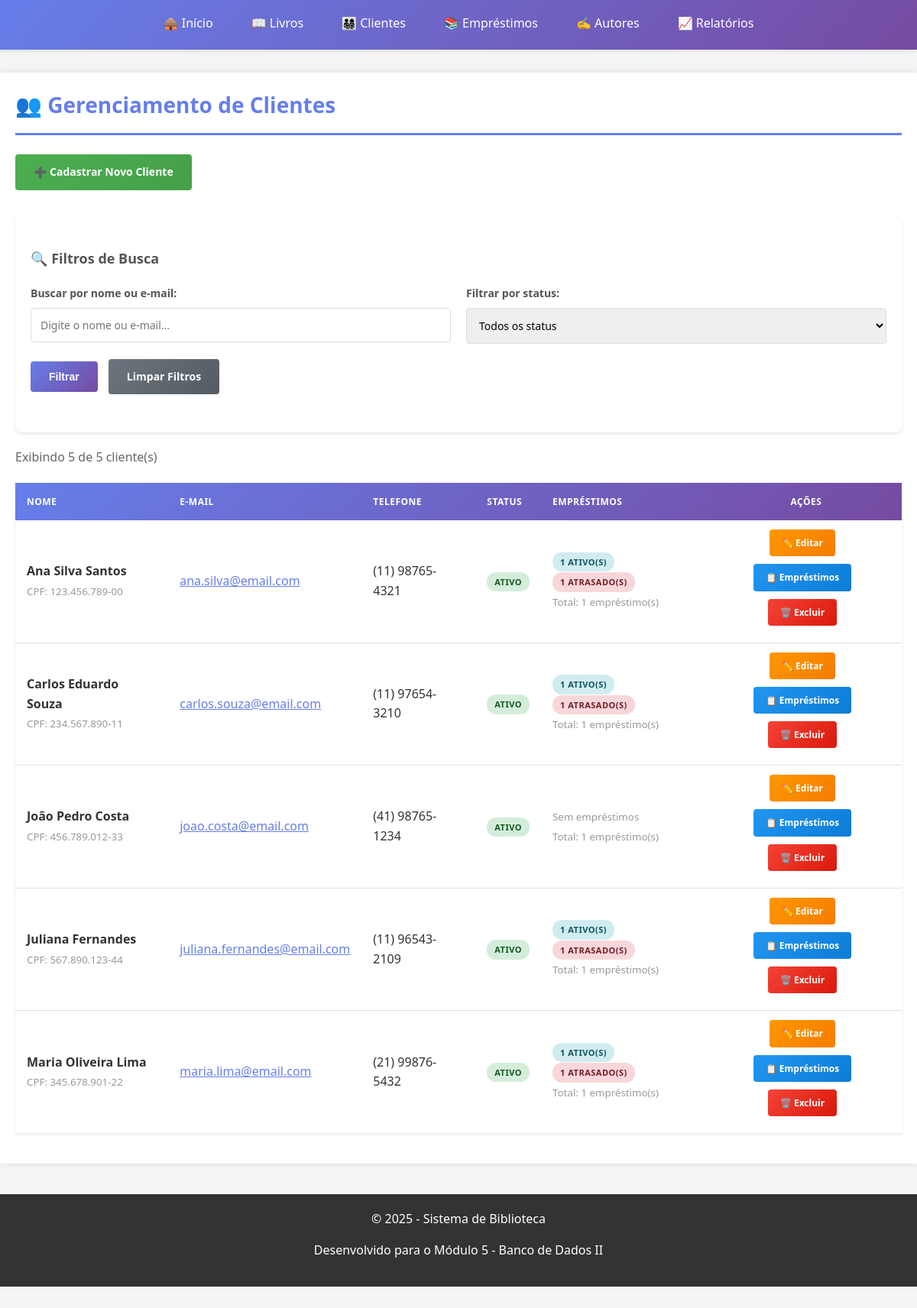
The page /clientes.php on the database its author committed.
### tables this page shows
CREATE TABLE `clientes` (
  `id` int(11) NOT NULL,
  `nome` varchar(150) NOT NULL,
  `email` varchar(150) NOT NULL,
  `telefone` varchar(20) NOT NULL,
  `cpf` varchar(14) DEFAULT NULL,
  `data_nascimento` date DEFAULT NULL,
  `endereco` varchar(255) DEFAULT NULL,
  `cidade` varchar(100) DEFAULT NULL,
  `estado` char(2) DEFAULT NULL,
  `cep` varchar(10) DEFAULT NULL,
  `status` enum('Ativo','Inativo','Bloqueado') DEFAULT 'Ativo',
  `observacoes` text DEFAULT NULL,
  `created_at` timestamp NOT NULL DEFAULT current_timestamp(),
  `updated_at` timestamp NOT NULL DEFAULT current_timestamp() ON UPDATE current_timestamp()
);

### includes/funcoes.php (called while the page is built, shortened)
<?php
function formatarTelefone($telefone) {
    $telefone = preg_replace('/[^0-9]/', '', $telefone);
    if (strlen($telefone) == 11) {
        return '(' . substr($telefone, 0, 2) . ') ' .
               substr($telefone, 2, 5) . '-' .
               substr($telefone, 7, 4);
    } elseif (strlen($telefone) == 10) {
        return '(' . substr($telefone, 0, 2) . ') ' .
               substr($telefone, 2, 4) . '-' .
               substr($telefone, 6, 4);
    }
    return $telefone;
}
function formatarCPF($cpf) {
    $cpf = preg_replace('/[^0-9]/', '', $cpf);
    if (strlen($cpf) == 11) {
        return substr($cpf, 0, 3) . '.' .
               substr($cpf, 3, 3) . '.' .
               substr($cpf, 6, 3) . '-' .
               substr($cpf, 9, 2);
    }
    return $cpf;
}

### clientes.php (the view, shortened to what this page needs)
<?php
require_once 'includes/funcoes.php';
require_once 'includes/header.php';
$db = Database::getInstance();
$pdo = $db->getConnection();
$por_pagina = REGISTROS_POR_PAGINA;
$pagina_atual = isset($_GET['pagina']) ? max(1, (int)$_GET['pagina']) : 1;
$offset = ($pagina_atual - 1) * $por_pagina;
$filtro_busca = isset($_GET['busca']) ? limparInput($_GET['busca']) : '';
try {
    $where_clauses = [];
    $params = [];
    $where_sql = count($where_clauses) > 0 ? " WHERE " . implode(" AND ", $where_clauses) : "";
    $stmt = $pdo->prepare("SELECT COUNT(*) FROM clientes c $where_sql");
    $stmt->execute($params);
    $total_registros = $stmt->fetchColumn();
    $sql = "
        SELECT
            c.*,
            (SELECT COUNT(*) FROM emprestimos WHERE cliente_id = c.id AND status = 'Ativo') AS emprestimos_ativos,
            (SELECT COUNT(*) FROM emprestimos WHERE cliente_id = c.id AND status = 'Ativo' AND data_devolucao_prevista < CURDATE()) AS emprestimos_atrasados,
            (SELECT COUNT(*) FROM emprestimos WHERE cliente_id = c.id) AS total_emprestimos
        FROM clientes c
        $where_sql
        ORDER BY c.nome
        LIMIT :limite OFFSET :offset
    ";
    $stmt = $pdo->prepare($sql);
    $stmt->bindValue(':limite', $por_pagina, PDO::PARAM_INT);
    $stmt->bindValue(':offset', $offset, PDO::PARAM_INT);
    $stmt->execute();
    $clientes = $stmt->fetchAll();
?>
    <h1>👥 Gerenciamento de Clientes</h1>
    <div style="margin-bottom: 25px;">
        <a href="cliente_novo.php" class="btn btn-success">
            ➕ Cadastrar Novo Cliente
        </a>
    </div>
    <div class="card">
        <h3>🔍 Filtros de Busca</h3>
        <form method="GET" action="clientes.php" style="background: transparent; padding: 0;">
            <div class="row">
                <div class="col">
                    <div class="form-group">
                        <label for="busca">Buscar por nome ou e-mail:</label>
                        <input
                            type="text"
                            id="busca"
                            name="busca"
                            value="<?= htmlspecialchars($filtro_busca) ?>"
                            placeholder="Digite o nome ou e-mail..."
                        >
                    </div>
                </div>
                <div class="col">
                    <div class="form-group">
                        <label for="status">Filtrar por status:</label>
                        <select id="status" name="status">
                            <option value="">Todos os status</option>
                        </select>
                    </div>
                </div>
            </div>
            <button type="submit" class="btn">Filtrar</button>
            <a href="clientes.php" class="btn btn-secondary">Limpar Filtros</a>
        </form>
    </div>
    <p style="color: #666; margin: 20px 0;">
        <?php if ($total_registros > 0): ?>
            Exibindo <?= count($clientes) ?> de <?= $total_registros ?> cliente(s)
        <?php else: ?>
            Nenhum cliente encontrado
        <?php endif; ?>
    </p>
    <?php if (count($clientes) > 0): ?>
        <table>
            <thead>
                <tr>
                    <th>Nome</th>
                    <th>E-mail</th>
                    <th>Telefone</th>
                    <th>Status</th>
                    <th>Empréstimos</th>
                    <th style="width: 250px; text-align: center;">Ações</th>
                </tr>
            </thead>
            <tbody>
                <?php foreach ($clientes as $cliente): ?>
                    <tr>
                        <td>
                            <strong><?= htmlspecialchars($cliente['nome']) ?></strong>
                            <?php if ($cliente['cpf']): ?>
                                <br>
                                <small style="color: #999;">CPF: <?= formatarCPF($cliente['cpf']) ?></small>
                            <?php endif; ?>
                        </td>
                        <td>
                            <a href="mailto:<?= htmlspecialchars($cliente['email']) ?>" style="color: #667eea;">
                                <?= htmlspecialchars($cliente['email']) ?>
                            </a>
                        </td>
                        <td>
                            <?= formatarTelefone($cliente['telefone']) ?>
                        </td>
                        <td>
                            <?php
                            $badge_class = 'badge-info';
                            if ($cliente['status'] == 'Ativo') $badge_class = 'badge-success';
                            ?>
                            <span class="badge <?= $badge_class ?>">
                                <?= $cliente['status'] ?>
                            </span>
                        </td>
                        <td>
                            <?php if ($cliente['emprestimos_ativos'] > 0): ?>
                                <span class="badge badge-info">
                                    <?= $cliente['emprestimos_ativos'] ?> ativo(s)
                                </span>
                            <?php endif; ?>
                            <?php if ($cliente['emprestimos_atrasados'] > 0): ?>
                                <span class="badge badge-danger">
                                    <?= $cliente['emprestimos_atrasados'] ?> atrasado(s)
                                </span>
                            <?php endif; ?>
                            <?php if ($cliente['emprestimos_ativos'] == 0 && $cliente['emprestimos_atrasados'] == 0): ?>
                                <small style="color: #999;">Sem empréstimos</small>
                            <?php endif; ?>
                            <br>
                            <small style="color: #999;">
                                Total: <?= $cliente['total_emprestimos'] ?> empréstimo(s)
                            </small>
                        </td>
                        <td style="text-align: center;">
                            <a href="cliente_editar.php?id=<?= $cliente['id'] ?>"
                               class="btn btn-warning btn-small"
                               title="Editar cliente">
                                ✏️ Editar
                            </a>
                            <a href="cliente_emprestimos.php?id=<?= $cliente['id'] ?>"
                               class="btn btn-info btn-small"
                               title="Ver empréstimos">
                                📋 Empréstimos
                            </a>
                            <a href="cliente_excluir.php?id=<?= $cliente['id'] ?>"
                               class="btn btn-danger btn-small confirm-delete"
                               title="Excluir cliente">
                                🗑️ Excluir
                            </a>
                        </td>
                    </tr>
                <?php endforeach; ?>
            </tbody>
        </table>
    <?php endif; ?>
<?php
} catch (PDOException $e) {
    exibirMensagem('erro', 'Erro ao carregar clientes: ' . $e->getMessage());
}
require_once 'includes/footer.php';
?>

### includes/header.php (style rules this page uses)
* { margin: 0; padding: 0; box-sizing: border-box; }
body { font-family: 'Segoe UI', Tahoma, Geneva, Verdana, sans-serif; background-color: #f5f5f5; color: #333; line-height: 1.6; padding-bottom: 60px; }
h1 { color: #667eea; margin-bottom: 25px; padding-bottom: 15px; border-bottom: 3px solid #667eea; font-size: 28px; }
h3 { color: #555; margin: 20px 0 10px 0; font-size: 18px; }
p { margin-bottom: 15px; }
table { width: 100%; border-collapse: collapse; margin: 20px 0; background-color: white; box-shadow: 0 2px 4px rgba(0,0,0,0.1); }
table thead { background: linear-gradient(135deg, #667eea 0%, #764ba2 100%); color: white; }
table th { padding: 15px; text-align: left; font-weight: 600; text-transform: uppercase; font-size: 12px; letter-spacing: 0.5px; }
table td { padding: 12px 15px; border-bottom: 1px solid #e0e0e0; }
table tbody tr:last-child td { border-bottom: none; }
form { background-color: #f9f9f9; padding: 25px; border-radius: 8px; margin: 20px 0; }
label { display: block; margin-bottom: 8px; color: #555; font-weight: 600; font-size: 14px; }
input[type="text"], input[type="email"], input[type="tel"], input[type="date"], input[type="number"], select, textarea { width: 100%; padding: 12px; border: 1px solid #ddd; border-radius: 4px; font-size: 14px; transition: border-color 0.3s; font-family: inherit; }
.form-group { margin-bottom: 20px; }
.btn { display: inline-block; padding: 12px 24px; background: linear-gradient(135deg, #667eea 0%, #764ba2 100%); color: white; text-decoration: none; border: none; border-radius: 4px; cursor: pointer; font-size: 14px; font-weight: 600; transition: all 0.3s ease; margin-right: 10px; margin-bottom: 10px; }
.btn-success { background: linear-gradient(135deg, #4CAF50 0%, #45a049 100%); }
.btn-danger { background: linear-gradient(135deg, #f44336 0%, #da190b 100%); }
.btn-warning { background: linear-gradient(135deg, #ff9800 0%, #f57c00 100%); }
.btn-info { background: linear-gradient(135deg, #2196F3 0%, #0c7cd5 100%); }
.btn-secondary { background: linear-gradient(135deg, #6c757d 0%, #545b62 100%); }
.btn-small { padding: 8px 16px; font-size: 12px; }
.badge { display: inline-block; padding: 4px 10px; border-radius: 12px; font-size: 11px; font-weight: 600; text-transform: uppercase; letter-spacing: 0.5px; }
.badge-success { background-color: #d4edda; color: #155724; }
.badge-danger { background-color: #f8d7da; color: #721c24; }
.badge-info { background-color: #d1ecf1; color: #0c5460; }
.card { background-color: white; border-radius: 8px; box-shadow: 0 2px 4px rgba(0,0,0,0.1); padding: 20px; margin: 20px 0; }
.row { display: flex; flex-wrap: wrap; margin: 0 -10px; }
.col { flex: 1; padding: 0 10px; min-width: 250px; }

### rows shown on the page
clientes: nome "Ana Silva Santos", cpf "123.456.789-00", email "ana.silva@email.com", telefone "(11) 98765-4321", status "ATIVO", emprestimos_ativos "1", emprestimos_atrasados "1", total_emprestimos "1"
clientes: nome "Carlos Eduardo Souza", cpf "234.567.890-11", email "carlos.souza@email.com", telefone "(11) 97654-3210", status "ATIVO", emprestimos_ativos "1", emprestimos_atrasados "1", total_emprestimos "1"
clientes: nome "João Pedro Costa", cpf "456.789.012-33", email "joao.costa@email.com", telefone "(41) 98765-1234", status "ATIVO", shows "Sem empréstimos", total_emprestimos "1"
clientes: nome "Juliana Fernandes", cpf "567.890.123-44", email "juliana.fernandes@email.com", telefone "(11) 96543-2109", status "ATIVO", emprestimos_ativos "1", emprestimos_atrasados "1", total_emprestimos "1"
clientes: nome "Maria Oliveira Lima", cpf "345.678.901-22", email "maria.lima@email.com", telefone "(21) 99876-5432", status "ATIVO", emprestimos_ativos "1", emprestimos_atrasados "1", total_emprestimos "1"

### other values the page prints
count($clientes) "5"
$total_registros "5"
